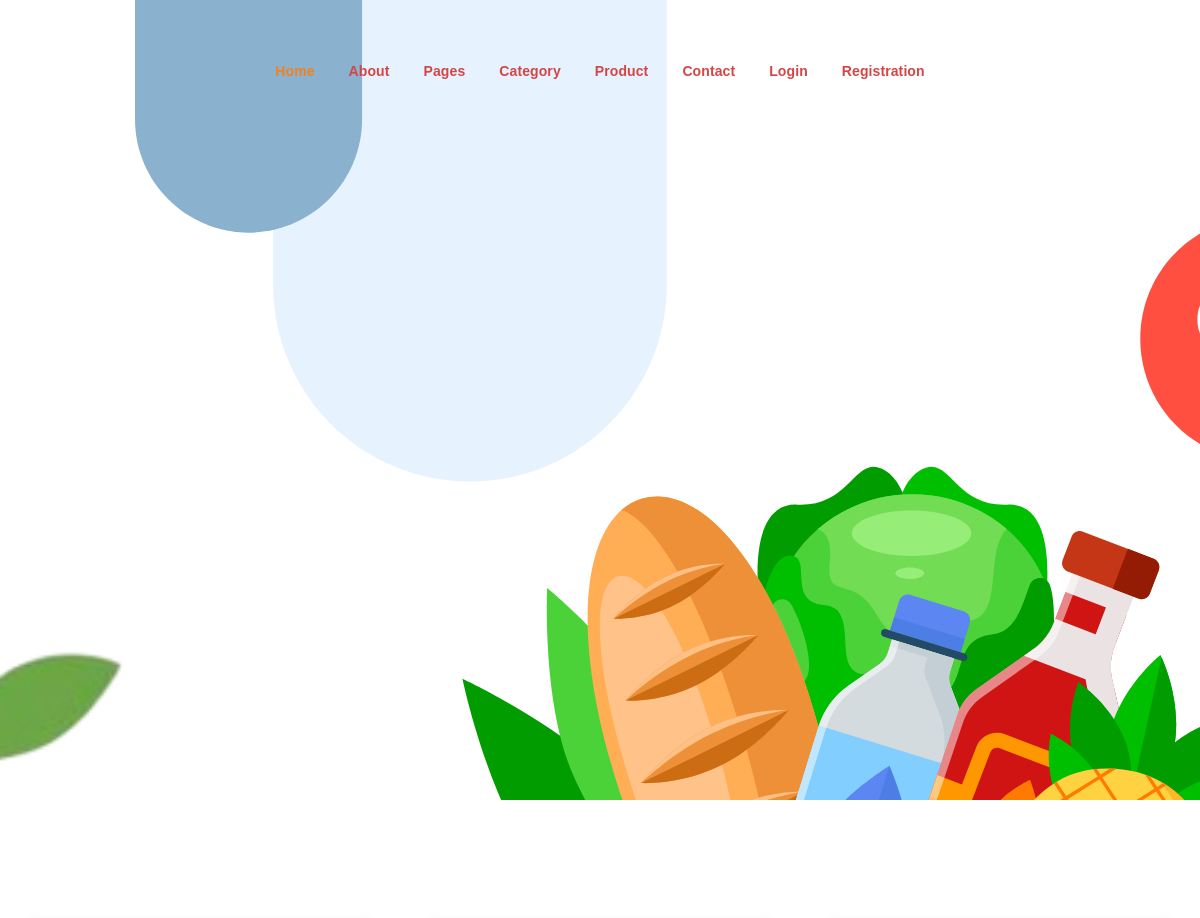
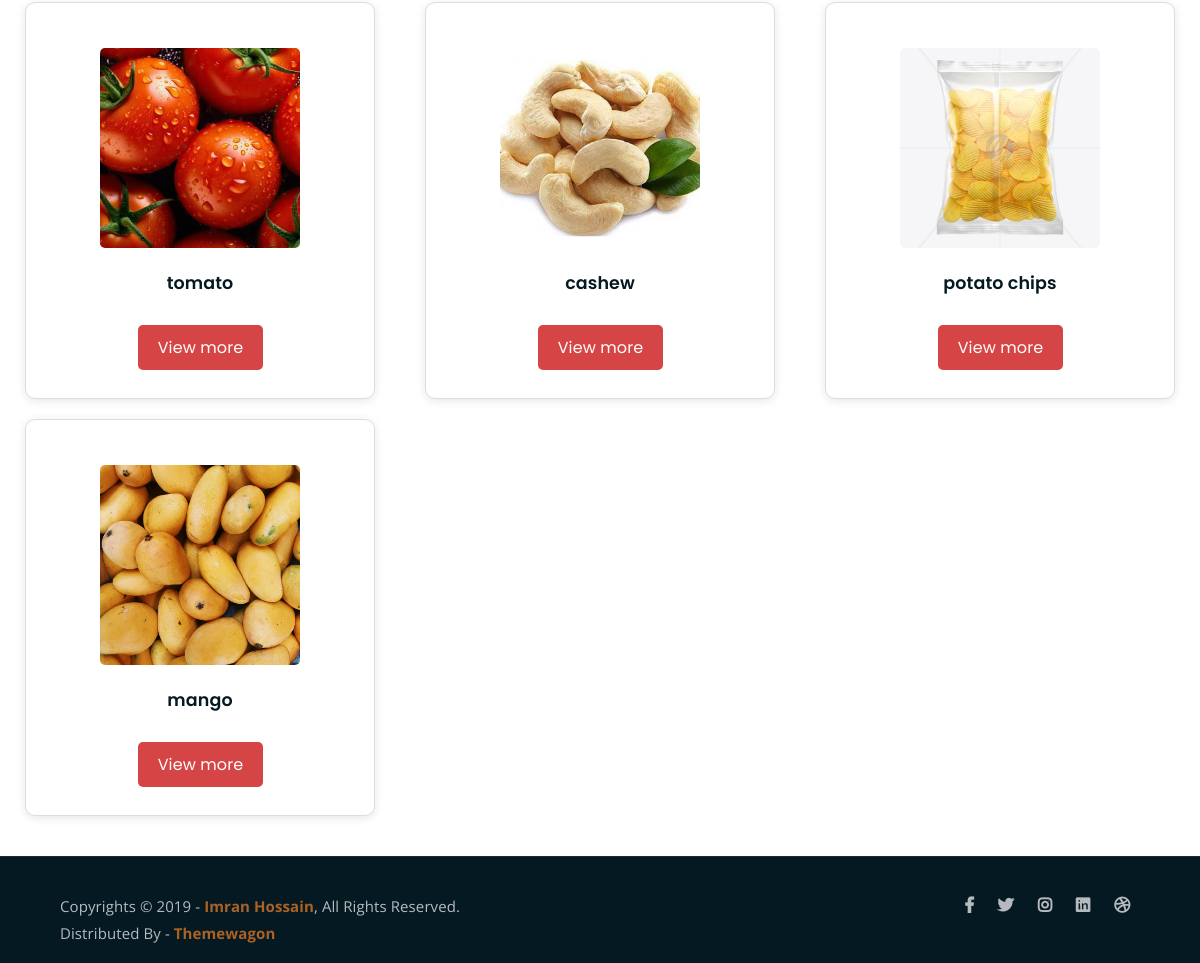
/cardproduct/all, run on the app's committed database (2 pictures, top to bottom).
### adminapp/models.py (models this page shows)
class Product(models.Model):
      product = models.CharField(max_length=10,default='')
      price = models.IntegerField()
      category = models.CharField(max_length=10,default='')
      image=models.ImageField(upload_to='image',default='null.jpg')

### userapp/views.py (the view)
# urls.py: path('cardproduct/<str:category>', views.cardproduct, name='cardproduct'),
def cardproduct(request,category):
    if(category == "all"):
      data1=Product.objects.all()
    else:
        data1 = Product.objects.filter(category=category)
    data=Category.objects.all()
    return render(request,'cardproduct.html',{'data1':data1,'data':data})

### userapp/templates/cardproduct.html (shortened to what this page needs)
{% extends 'user.html' %}
{% load static %}
{% block content %}
<div class="row">
	<div class="col-md-12">
	</div>
</div>
<div class="row product-lists" style="position: relative; height: 1147.4px;">
	{% for i in data1 %}
	<div class="col-lg-4 col-md-6 text-center strawberry" style="position: absolute; left: 0px; top: 0px;">
		<div class="single-product-item">
			<div class="product-image">
				<a href=""><img src={{i.image.url}} alt="" style="width: 200px; height: 200px;"></a>
			</div>
			<h3>{{ i.product }}</h3>
			<a href="{% url 'single' i.id %}" class="cart-btn"> View more</a>
		</div>
	</div>
	{% endfor %}
					</div>
                    {% endblock %}

### userapp/static/assets/css/main.css (style rules this page uses)
html { font-size: 14px; font-weight: 400; line-height: 28px; height: 100%; }
body { font-family: "Open Sans", sans-serif; font-weight: 400; font-size: 1rem; letter-spacing: 0.1px; line-height: 1.8; color: #051922; overflow-x: hidden; }
body img { max-width: 100%; }
a { cursor: pointer; text-decoration: none; -webkit-transition: all 0.2s ease-in-out; -o-transition: all 0.2s ease-in-out; transition: all 0.2s ease-in-out; }
h1, .h1, h2, .h2, h3, .h3, h4, .h4, h5, .h5, h6, .h6 { font-family: "Poppins", sans-serif; font-weight: 700; margin: 0 0 1.25rem 0; color: #051922; }
h3, .h3 { font-size: 2rem; font-weight: 700; line-height: 2.25rem; }
a.boxed-btn, a.bordered-btn, a.cart-btn { border-radius: 50px; }
.product-image img { -webkit-transition: 0.3s; -o-transition: 0.3s; transition: 0.3s; }
a.cart-btn { -webkit-transition: 0.3s; -o-transition: 0.3s; transition: 0.3s; }
.single-product-item { -webkit-transition: 0.3s; -o-transition: 0.3s; transition: 0.3s; }
html, body { height: 100%; }
.single-product-item { margin-bottom: 30px; }
.product-image { padding: 30px; padding-bottom: 0; }
.product-image img { width: 90%; border-radius: 5px; margin-bottom: 20px; }
.single-product-item h3 { font-size: 20px; font-weight: 600; margin-bottom: 10px; }
a.cart-btn { font-family: 'Poppins', sans-serif; display: inline-block; background-color: #F28123; color: #fff; padding: 10px 20px; }
.single-product-item { -webkit-box-shadow: 0 0 20px #e4e4e4; box-shadow: 0 0 20px #e4e4e4; padding-bottom: 50px; border-radius: 5px; }

### userapp/static/assets/css/single-product.css (style rules this page uses)
.cart-btn { background-color: #28a745; color: white; padding: 10px 20px; border: none; border-radius: 4px; font-size: 16px; cursor: pointer; margin-top: 15px; margin-bottom: 13px; margin-left: -162px; }

### userapp/static/assets/css/card-category.css (style rules this page uses)
.product-lists { display: flex; flex-wrap: wrap; justify-content: space-between; margin-top: 20px; gap: 20px; }
.product-lists .single-product-item { background: #fff; border: 1px solid #ddd; padding: 15px; border-radius: 10px; box-shadow: 0 2px 10px rgba(0, 0, 0, 0.1); margin-bottom: 20px; transition: transform 0.3s ease; margin-left: 10px; margin-right: 10px; }
.product-lists .product-image img { width: 100%; height: auto; max-width: 200px; max-height: 200px; object-fit: cover; margin-bottom: 10px; }
.product-lists h3 { font-size: 1.25rem; margin: 10px 0; }
.product-lists .cart-btn { display: inline-block; padding: 10px 20px; background: #d54545; color: #fff; border-radius: 5px; transition: background 0.3s ease; margin-left: 1px; }

### userapp/static/assets/css/contact-form.css (style rules this page uses)
body { font-family: 'Arial', sans-serif; line-height: 1.6; }

### userapp/static/assets/css/cart.css (style rules this page uses)
.product-image img { max-width: 100px; height: auto; }

### userapp/static/assets/css/about.css (style rules this page uses)
.row { display: flex; justify-content: center; margin: 20px 0; }

### data on the page
Product: image (picture), product "tomato"
Product: image (picture), product "cashew"
Product: image (picture), product "potato chips"
Product: image (picture), product "mango"
